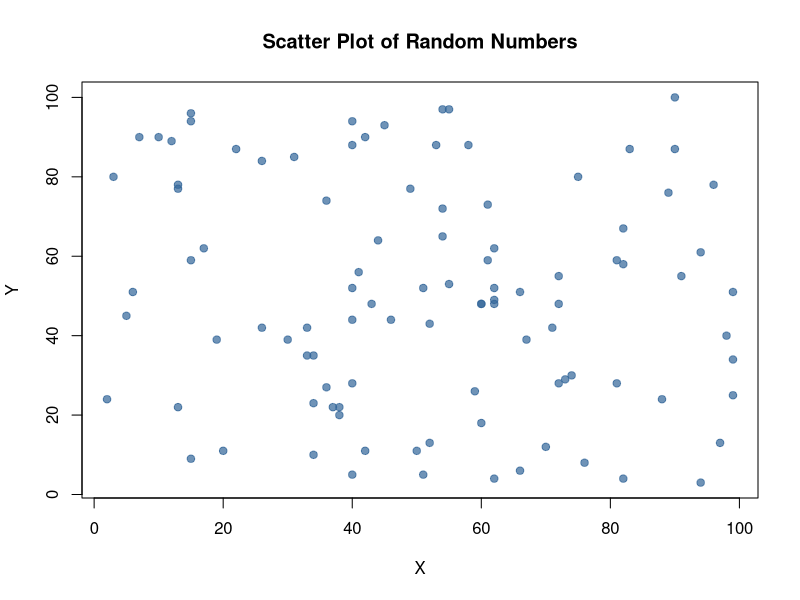

This figure's R source: (Note: this script raises an error after producing the figure.)
# Read the credit portfolio data and generate a basic plot.


# generate a vecotr of 100 random numbers between 1 and 100
X <- sample(1:100, 100, replace = TRUE)

# generate a vector of 100 random numbers between 1 and 100
Y <- sample(1:100, 100, replace = TRUE)

# generate a scatter plot of the two vectors
plot(X, Y, main = "Scatter Plot of Random Numbers", xlab = "X", ylab = "Y", pch = 19, col = rgb(0.2, 0.4, 0.6, 0.7))


# run a regression test between Y and X
lm(Y ~ X)
summary(lm(Y ~ X))

class(SPI_SPX_daily_2000_2026)
